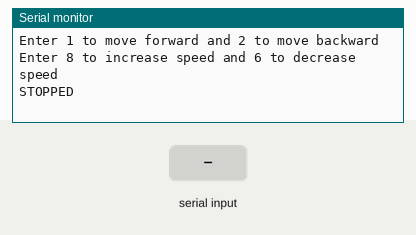
Recording of a sketch running on a simulated Arduino Mega 2560, built with avr-gcc and run on an emulated ATmega2560. Parts: the last lines printed to the serial monitor. Inputs (shaded band) come from the test bench.

Above: at 1.2 s.
1.3 s: "1" received over Serial
At 2.5 s:
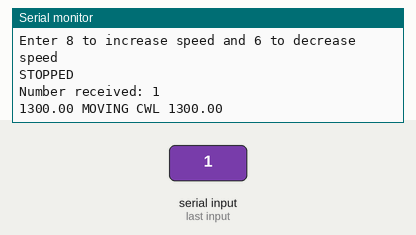
2.8 s: "2" received over Serial
At 5.4 s:
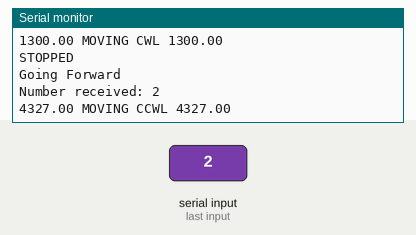
5.8 s: "6" received over Serial
At 8.8 s:
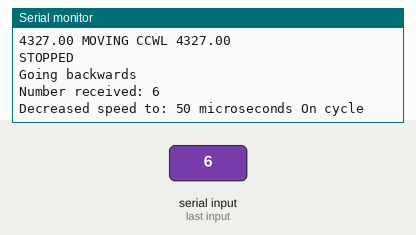

The sketch:

MiniDemoAtHome.ino
```cpp
#define in1 52
#define in2 53
#define pwm 50

int onTime = 100; // in micros
int offTime = 1000 - onTime;

void stopSystem(){
  digitalWrite(in1, LOW);
  digitalWrite(in2,LOW);
  //digitalWrite(pwmL,LOW);
  Serial.println("STOPPED");
  delay(25); // delays 25 ms to attenuate transient errors
}


void runFwd(int duration){
  float initTime = millis();
  float endTime = millis();
  digitalWrite(in1,LOW);
  digitalWrite(in2,HIGH);

  Serial.print(initTime);  Serial.print(" MOVING CWL "); Serial.println(endTime);
  while (endTime - initTime < duration){ // %X duty cycle for testing
    endTime = millis();
    digitalWrite(pwm, 1);
    delayMicroseconds(onTime);
    digitalWrite(pwm, 0);
    delayMicroseconds(offTime);
  }
  stopSystem();
}

void runBwd(int duration){
  float initTime = millis();
  float endTime = millis();
  digitalWrite(in2,LOW);
  digitalWrite(in1,HIGH);

  Serial.print(initTime); Serial.print(" MOVING CCWL "); Serial.println(endTime);
  //analogWrite(pwmL, 55);
  //delay(duration);
  while (endTime - initTime < duration){ // %10 duty cycle for testing
    endTime = millis();
    digitalWrite(pwm, 1);
    delayMicroseconds(onTime);
    digitalWrite(pwm, 0);
    delayMicroseconds(offTime);
  }
  stopSystem();
}

void setup() {
  Serial.begin(9600);
  Serial.println("Enter 1 to move forward and 2 to move backward");
  Serial.println("Enter 8 to increase speed and 6 to decrease speed");
  stopSystem();
}

char rx_byte = 0;

void loop() {
  if (Serial.available() > 0) {    // is a character available?
    rx_byte = Serial.read();       // get the character

    // check if a number was received
    if ((rx_byte >= '0') && (rx_byte <= '9')) {
      Serial.print("Number received: ");
      Serial.println(rx_byte);
      if (rx_byte == '1'){
        runFwd(3000);
        Serial.println("Going Forward");
      }
      else if(rx_byte == '2'){
        runBwd(3000);
        Serial.println("Going backwards");
      }
      else if(rx_byte == '6'){
        onTime = onTime - 50;
        offTime = offTime + 50;
        Serial.print("Decreased speed to: "); Serial.print(onTime); Serial.println(" microseconds On cycle");
      }
      else if(rx_byte == '8'){
        onTime = onTime + 50;
        offTime = offTime - 50;
        Serial.print("Decreased speed to: "); Serial.print(onTime); Serial.println(" microseconds On cycle");
      }
    }
    else {
      Serial.println("Not a number.");
    }
  } // end: if (Serial.available() > 0)
}
```

Measured:
- after the input at 1.3 s, the serial monitor: prints a new line at once (image 1)
- after the input at 2.8 s, the serial monitor: prints a new line after 1.5 s (image 2)
- after the input at 5.8 s, the serial monitor: prints a new line after 1.6 s (image 3)
